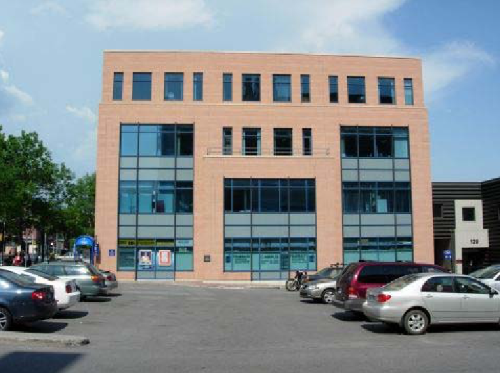
#> input picture sw_dev/python/rnd/data/machine_vision/build.png, 500 x 373 px
$ python opencv_line.py
#> lines starting #> are read from the running program, lines starting #| are printed output that depends on the picture
#!/usr/bin/env python
# -*- coding: UTF-8 -*-

import cv2

def lsd_example():
	image_filepath = '../../../data/machine_vision/build.png'

	# Read gray image.
	img = cv2.imread(image_filepath, cv2.IMREAD_GRAYSCALE)
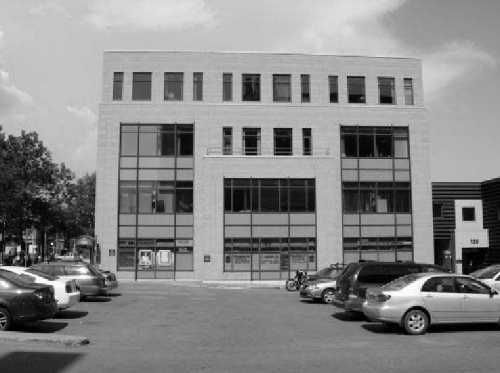
#> img: shape (373, 500); min 0, max 254, mean 134.2
	if img is None:
		print('Failed to load an image, {}.'.format(image_filepath))
		return

	# Create default parametrization LSD.
	lsd = cv2.createLineSegmentDetector(cv2.LSD_REFINE_ADV, 0.8)

	# Detect lines in the image.
	lines, width, prec, nfa = lsd.detect(img)  # The shape of lines = (#lines, 1, 4).
#> lines = 343 rows, first 6: [19.56, 266.4, 0.65, 265.2], [168.1, 249.3, 159.4, 249.2], [486.9, 293.4, 420.7, 291.1], [35.58, 282.1, 51.7, 285.3], [401, 309.4, 422.8, 303.3], [418.7, 288.7, 430.7, 275.7]; width = 343 values, max 10.68 at index 228, min 0.625 at index 333, mean 3.92; prec = 343 values, max 0.125 at index 0, min 0.00391 at index 151, mean 0.112; nfa = 343 values, max 187.2 at index 213, min 0.0312 at index 234, mean 21.22
	if lines is not None:
		print('#detected lines = {}.'.format(len(lines)))
#| #detected lines = 343.

		# Draw detected lines in the image.
		drawn_img = lsd.drawSegments(img, lines)
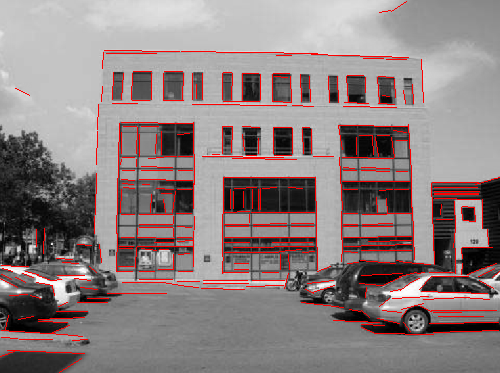
#> drawn_img: shape (373, 500, 3); mean of channels 0, 1, 2 128.6, 128.6, 141; drawn as B, G, R

		# Show image.
		cv2.imshow('LSD', drawn_img)
		cv2.waitKey(0)
	else:
		print('No line detected.')

	#cv2.destroyAllWindows()

def fld_example():
	image_filepath = '../../../data/machine_vision/build.png'

	# Read gray image.
	img = cv2.imread(image_filepath, cv2.IMREAD_GRAYSCALE)
	if img is None:
		print('Failed to load an image, {}.'.format(image_filepath))
		return

	# Create default parametrization FLD.
	length_threshold = 10
	distance_threshold = 1.41421356
	canny_th1 = 50.0
	canny_th2 = 50.0
	canny_aperture_size = 3
	do_merge = False
	fld = cv2.ximgproc.createFastLineDetector(length_threshold, distance_threshold, canny_th1, canny_th2, canny_aperture_size, do_merge)

	# Detect lines in the image.
	lines = fld.detect(img)  # The shape of lines = (#lines, 1, 4).
#> lines = 569 rows, first 6: [390.6, 11.87, 405.2, 1.24], [241, 50, 221, 50], [101.8, 91.99, 103, 51], [104, 49.9, 387, 55.37], [388, 56.55, 421, 58.16], [158, 53, 104, 53]
	if lines is not None:
		print('#detected lines = {}.'.format(len(lines)))
#| #detected lines = 569.

		# Draw detected lines in the image.
		drawn_img = fld.drawSegments(img, lines)
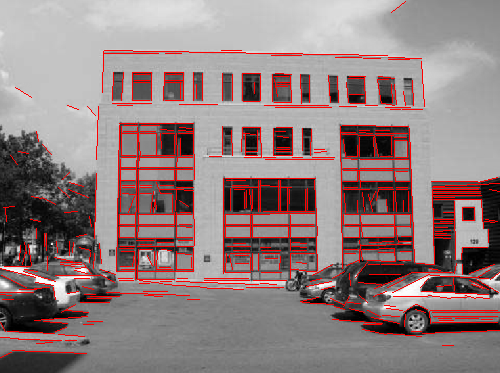
#> drawn_img: shape (373, 500, 3); mean of channels 0, 1, 2 126.7, 126.7, 144.7; drawn as B, G, R

		# Show image.
		cv2.imshow('FLD', drawn_img)
		cv2.waitKey(0)
	else:
		print('No line detected.')

	cv2.destroyAllWindows()

def main():
	lsd_example()
	fld_example()

#--------------------------------------------------------------------

if '__main__' == __name__:
	main()

$ run again, with sw_dev/python/rnd/data/machine_vision/noisy2.png copied over sw_dev/python/rnd/data/machine_vision/build.png
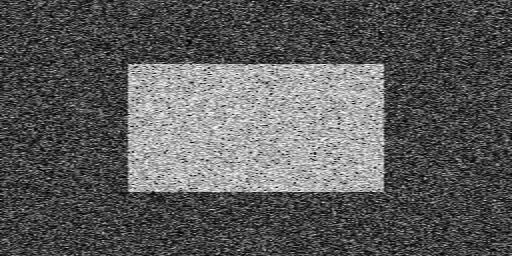
#> input picture sw_dev/python/rnd/data/machine_vision/noisy2.png, 512 x 256 px
#> in lsd_example, img is the input picture: shape (256, 512); min 0, max 254, mean 91
#> in lsd_example, `lines, width, prec, nfa = lsd.detect(img)`: lines = 24 rows, first 6: [266.9, 63.4, 256.8, 63.02], [273.1, 191, 288.2, 191.4], [208.1, 191.7, 228.1, 191.5], [236.9, 63.33, 226.9, 62.95], [301.9, 63.03, 281.9, 63.56], [255.6, 63.8, 236.8, 64.13]; width = 24 values, max 6.29 at index 9, min 1.93 at index 2, mean 4.12; prec = 24 values, max 0.125 at index 0, min 0.0156 at index 7, mean 0.113; nfa = 24 values, max 37.12 at index 2, min 0.215 at index 3, mean 6.39
#| #detected lines = 24.
#> in fld_example, `lines = fld.detect(img)`: lines = 473 rows, first 6: [456.6, 6.98, 444, 2], [422.3, 7.06, 437.1, 2.26], [79.08, 4.82, 91.86, 10.32], [103.8, 3.44, 117.5, 10.85], [185.9, 9.59, 200, 7.01], [503, 7.36, 490.9, 8.03]
#| #detected lines = 473.
#> in fld_example, `drawn_img = fld.drawSegments(img, lines)`:
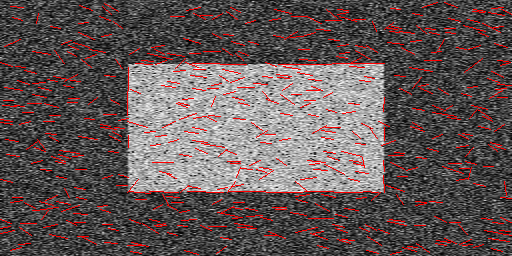
#> drawn_img: shape (256, 512, 3); mean of channels 0, 1, 2 86.4, 86.4, 99.2; drawn as B, G, R

$ run again, with sw_dev/python/rnd/data/machine_vision/road.png copied over sw_dev/python/rnd/data/machine_vision/build.png
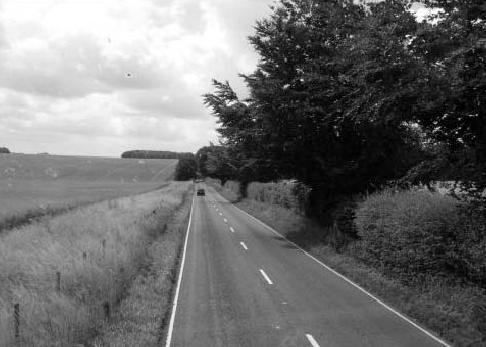
#> input picture sw_dev/python/rnd/data/machine_vision/road.png, 486 x 347 px
#> in lsd_example, img is the input picture: shape (347, 486); min 0, max 255, mean 111.5
#> in lsd_example, `lines, width, prec, nfa = lsd.detect(img)`: lines = 76 rows, first 6: [443.2, 6.85, 430.5, 7.49], [231.7, 89.53, 238.6, 99.03], [172.1, 305.4, 165.7, 338.1], [198.2, 147.4, 211.9, 145.8], [124.4, 150, 179.5, 151.5], [373.2, 2.27, 385.5, 1.23]; width = 76 values, max 8.58 at index 61, min 1.61 at index 65, mean 4.64; prec = 76 values, max 0.125 at index 0, min 0.0312 at index 36, mean 0.124; nfa = 76 values, max 159 at index 6, min 0.199 at index 45, mean 18.66
#| #detected lines = 76.
#> in fld_example, `lines = fld.detect(img)`: lines = 325 rows, first 6: [287.4, 7.66, 279.1, 0], [304.4, 14.52, 294.6, 2.35], [322.9, 0.136, 331.9, 9.14], [475.1, 6.81, 484.8, 10.43], [421.4, 6.44, 412.4, 15.39], [444.1, 8.51, 433.1, 6.68]
#| #detected lines = 325.
#> in fld_example, `drawn_img = fld.drawSegments(img, lines)`:
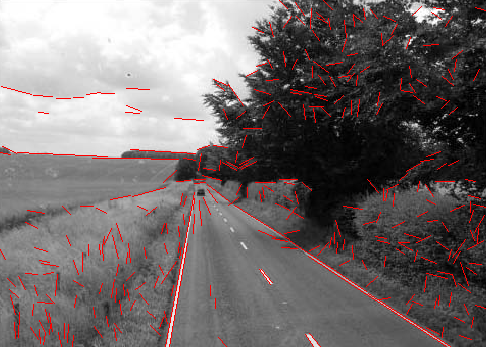
#> drawn_img: shape (347, 486, 3); mean of channels 0, 1, 2 108.6, 108.6, 116.3; drawn as B, G, R
